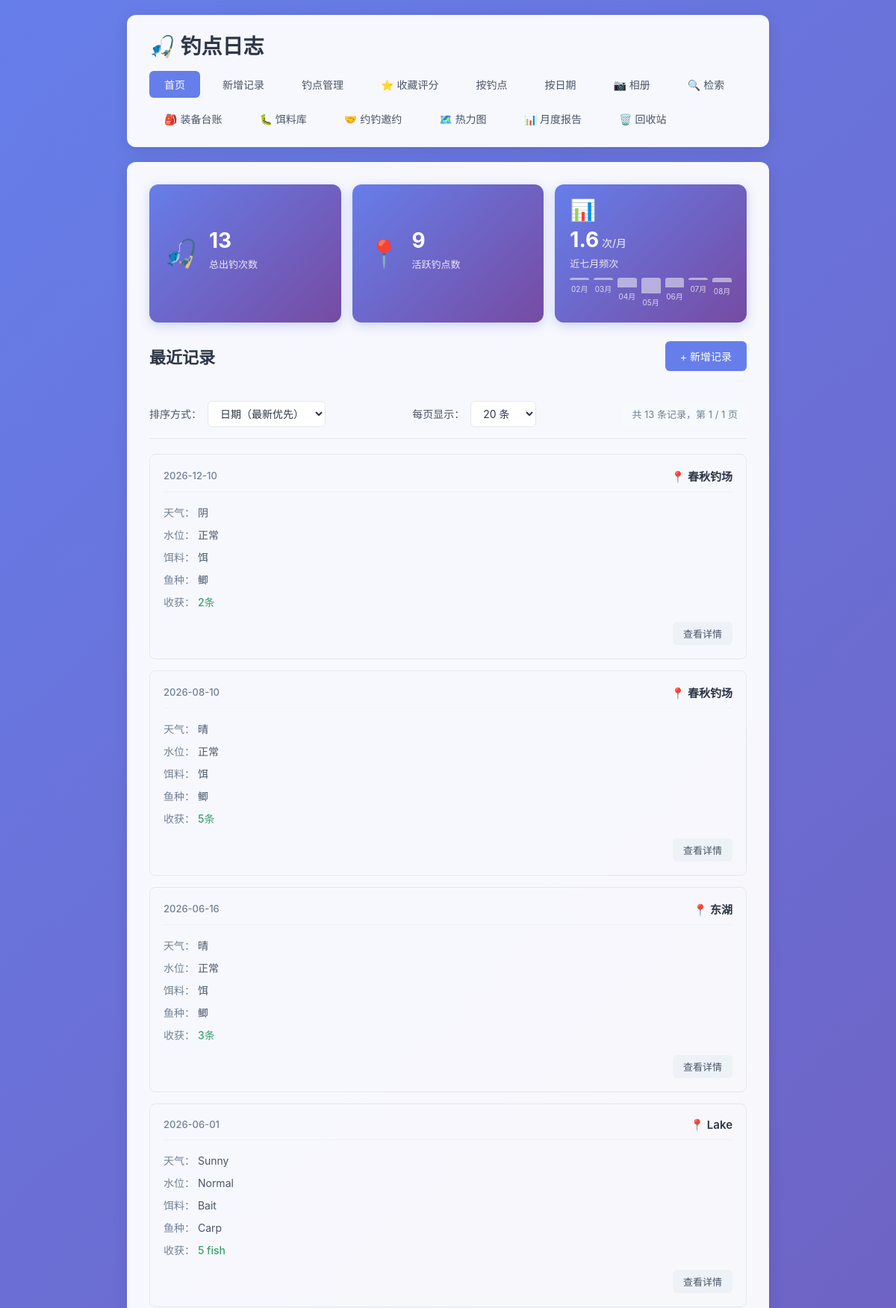
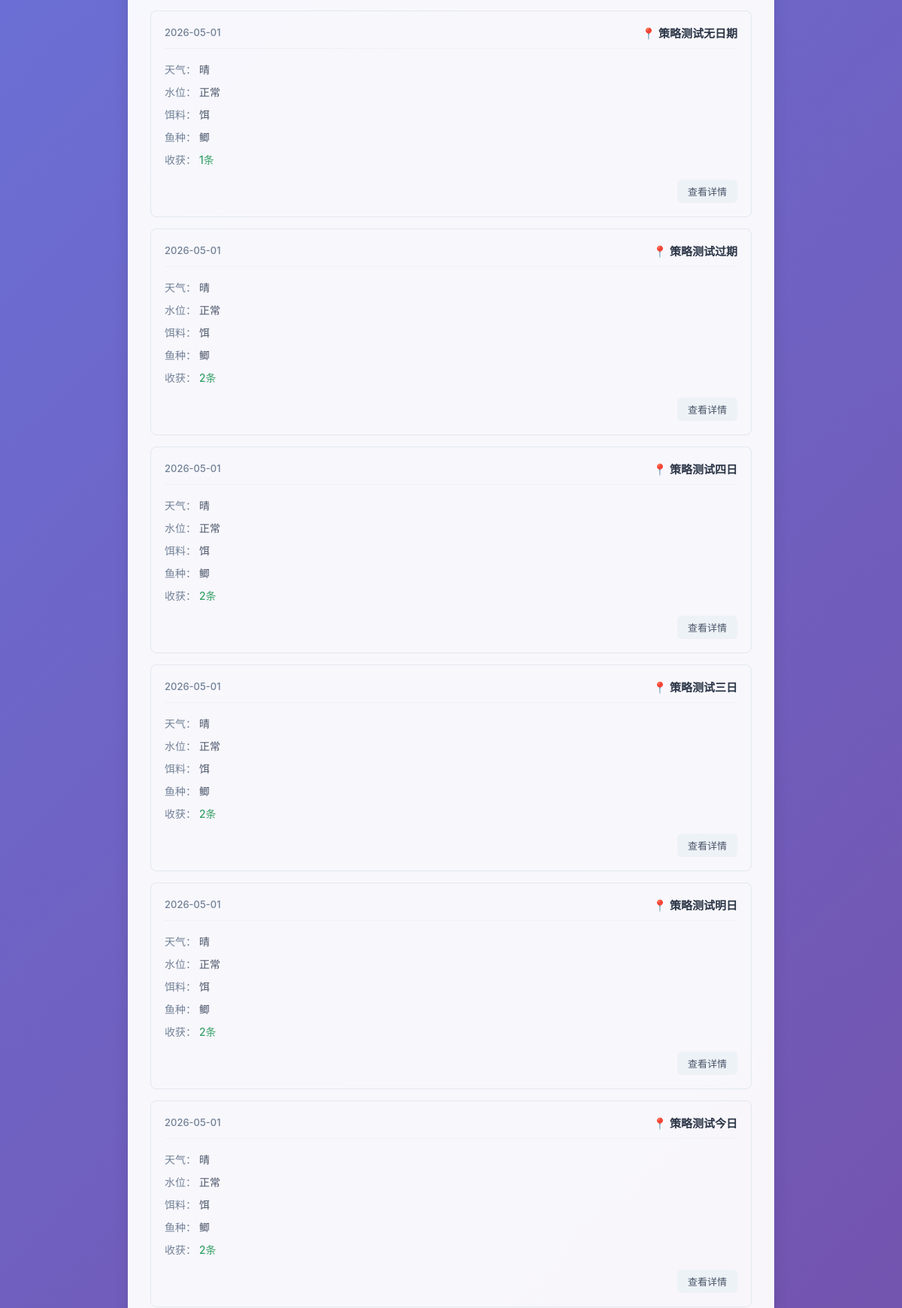
The page / (upper part) on the database its author committed (2 pictures, top to bottom).
### tables this page shows
CREATE TABLE fishing_logs (
            id INTEGER PRIMARY KEY AUTOINCREMENT,
            spot TEXT NOT NULL,
            weather TEXT NOT NULL,
            water_level TEXT NOT NULL,
            bait TEXT NOT NULL,
            fish_species TEXT NOT NULL,
            harvest TEXT NOT NULL,
            next_strategy TEXT,
            created_at DATE NOT NULL
        , temperature TEXT, humidity TEXT, wind TEXT, deleted_at TIMESTAMP, next_strategy_date DATE);

### app.py (the view)
@app.route('/')
def index():
    page = request.args.get('page', 1, type=int)
    per_page = request.args.get('per_page', 20, type=int)
    sort_by = request.args.get('sort', 'date_desc')
    per_page = max(10, min(per_page, 100))
    sort_options = {
        'date_desc': ('created_at DESC, id DESC', '日期降序'),
        'date_asc': ('created_at ASC, id ASC', '日期升序'),
        'spot_desc': ('spot DESC, created_at DESC, id DESC', '钓点降序'),
        'spot_asc': ('spot ASC, created_at DESC, id DESC', '钓点升序'),
    }
    order_clause, sort_label = sort_options.get(sort_by, sort_options['date_desc'])
    conn = get_db()
    upcoming_strategies = get_upcoming_strategies(conn)
    overview_stats = get_overview_stats(conn)
    count_result = conn.execute('SELECT COUNT(*) as total FROM fishing_logs WHERE deleted_at IS NULL').fetchone()
    total = count_result['total']
    total_pages = max(1, (total + per_page - 1) // per_page)
    page = max(1, min(page, total_pages))
    offset = (page - 1) * per_page
    logs = conn.execute(
        f'SELECT * FROM fishing_logs WHERE deleted_at IS NULL ORDER BY {order_clause} LIMIT ? OFFSET ?',
        (per_page, offset)
    ).fetchall()
    conn.close()
    return render_template(
        'index.html',
        logs=logs,
        page=page,
        per_page=per_page,
        total=total,
        total_pages=total_pages,
        sort_by=sort_by,
        sort_label=sort_label,
        upcoming_strategies=upcoming_strategies,
        overview_stats=overview_stats
    )

### app.py (called while the page is built, shortened)
def get_db():
    conn = sqlite3.connect(DB_PATH)
    conn.row_factory = sqlite3.Row
    return conn

def get_upcoming_strategies(conn):
    today = datetime.now().date()
    three_days_later = today + timedelta(days=3)
    upcoming_strategies = conn.execute('''
        SELECT id, spot, next_strategy, next_strategy_date, created_at, harvest
        FROM fishing_logs
        WHERE deleted_at IS NULL
          AND next_strategy IS NOT NULL
          AND next_strategy != ''
          AND next_strategy_date IS NOT NULL
          AND next_strategy_date >= ?
          AND next_strategy_date <= ?
        ORDER BY next_strategy_date ASC, id ASC
    ''', (today.strftime('%Y-%m-%d'), three_days_later.strftime('%Y-%m-%d'))).fetchall()
    result = []
    return result

### templates/index.html (shortened to what this page needs)
{% extends 'base.html' %}
{% block content %}
    <div class="overview-bar">
        <div class="overview-item">
            <div class="overview-icon">🎣</div>
            <div class="overview-info">
                <div class="overview-value">{{ overview_stats.total_logs }}</div>
                <div class="overview-label">总出钓次数</div>
            </div>
        </div>
        <div class="overview-item">
            <div class="overview-icon">📍</div>
            <div class="overview-info">
                <div class="overview-value">{{ overview_stats.active_spots }}</div>
                <div class="overview-label">活跃钓点数</div>
            </div>
        </div>
        <div class="overview-item overview-chart-item">
            <div class="overview-icon">📊</div>
            <div class="overview-info">
                <div class="overview-value">{{ overview_stats.avg_per_month }}<span class="overview-unit"> 次/月</span></div>
                <div class="overview-label">近七月频次</div>
                <div class="mini-chart">
                    {% for month in overview_stats.last_seven_months %}
                        <div class="mini-bar-wrapper">
                            <div class="mini-bar" style="height: {{ (month.count / overview_stats.max_month_count) * 100 }}%"></div>
                            <div class="mini-bar-label">{{ month.display }}</div>
                        </div>
                    {% endfor %}
                </div>
            </div>
        </div>
    </div>
    <div class="page-header">
        <h2>最近记录</h2>
        <a href="{{ url_for('add_log') }}" class="btn btn-primary">+ 新增记录</a>
    </div>
    {% if logs %}
        <div class="toolbar">
            <div class="sort-group">
                <label>排序方式：</label>
                <select id="sortSelect" onchange="handleSortChange()">
                    <option value="date_desc" {% if sort_by == 'date_desc' %}selected{% endif %}>日期（最新优先）</option>
                </select>
            </div>
            <div class="per-page-group">
                <label>每页显示：</label>
                <select id="perPageSelect" onchange="handlePerPageChange()">
                    <option value="20" {% if per_page == 20 %}selected{% endif %}>20 条</option>
                </select>
            </div>
            <div class="total-info">
                共 {{ total }} 条记录，第 {{ page }} / {{ total_pages }} 页
            </div>
        </div>
        <div class="log-list">
            {% for log in logs %}
                <div class="log-card">
                    <div class="log-header">
                        <span class="log-date">{{ log['created_at'] }}</span>
                        <span class="log-spot">📍 {{ log['spot'] }}</span>
                    </div>
                    <div class="log-body">
                        <div class="log-row">
                            <span class="label">天气：</span>
                            <span>{{ log['weather'] }}</span>
                        </div>
                        <div class="log-row">
                            <span class="label">水位：</span>
                            <span>{{ log['water_level'] }}</span>
                        </div>
                        <div class="log-row">
                            <span class="label">饵料：</span>
                            <span>{{ log['bait'] }}</span>
                        </div>
                        <div class="log-row">
                            <span class="label">鱼种：</span>
                            <span>{{ log['fish_species'] }}</span>
                        </div>
                        <div class="log-row">
                            <span class="label">收获：</span>
                            <span class="harvest">{{ log['harvest'] }}</span>
                        </div>
                    </div>
                    <div class="log-footer">
                        <a href="{{ url_for('log_detail', log_id=log['id'], page=page, sort=sort_by, per_page=per_page) }}" class="btn btn-small">查看详情</a>
                    </div>
                </div>
            {% endfor %}
        </div>
    {% else %}
        <div class="empty-state">
            <p>还没有任何记录，快去添加第一条吧！</p>
            <a href="{{ url_for('add_log') }}" class="btn btn-primary">+ 新增记录</a>
        </div>
    {% endif %}
{% endblock %}

### rows shown on the page
fishing_logs: created_at "2026-12-10", spot "春秋钓场", weather "阴", water_level "正常", bait "饵", fish_species "鲫", harvest "2条"
fishing_logs: created_at "2026-08-10", spot "春秋钓场", weather "晴", water_level "正常", bait "饵", fish_species "鲫", harvest "5条"
fishing_logs: created_at "2026-06-16", spot "东湖", weather "晴", water_level "正常", bait "饵", fish_species "鲫", harvest "3条"
fishing_logs: created_at "2026-06-01", spot "Lake", weather "Sunny", water_level "Normal", bait "Bait", fish_species "Carp", harvest "5 fish"
fishing_logs: created_at "2026-05-01", spot "策略测试无日期", weather "晴", water_level "正常", bait "饵", fish_species "鲫", harvest "1条"
fishing_logs: created_at "2026-05-01", spot "策略测试过期", weather "晴", water_level "正常", bait "饵", fish_species "鲫", harvest "2条"
fishing_logs: created_at "2026-05-01", spot "策略测试四日", weather "晴", water_level "正常", bait "饵", fish_species "鲫", harvest "2条"
fishing_logs: created_at "2026-05-01", spot "策略测试三日", weather "晴", water_level "正常", bait "饵", fish_species "鲫", harvest "2条"
fishing_logs: created_at "2026-05-01", spot "策略测试明日", weather "晴", water_level "正常", bait "饵", fish_species "鲫", harvest "2条"
fishing_logs: created_at "2026-05-01", spot "策略测试今日", weather "晴", water_level "正常", bait "饵", fish_species "鲫", harvest "2条"

### other values the page prints
{{ overview_stats.total_logs }} "13"
{{ overview_stats.active_spots }} "9"
{{ overview_stats.avg_per_month }} "1.6"
{{ month.display }} "02月" "03月" "04月" "05月" "06月" "07月" "08月"
{{ total }} "13"
{{ page }} "1"
{{ total_pages }} "1"
